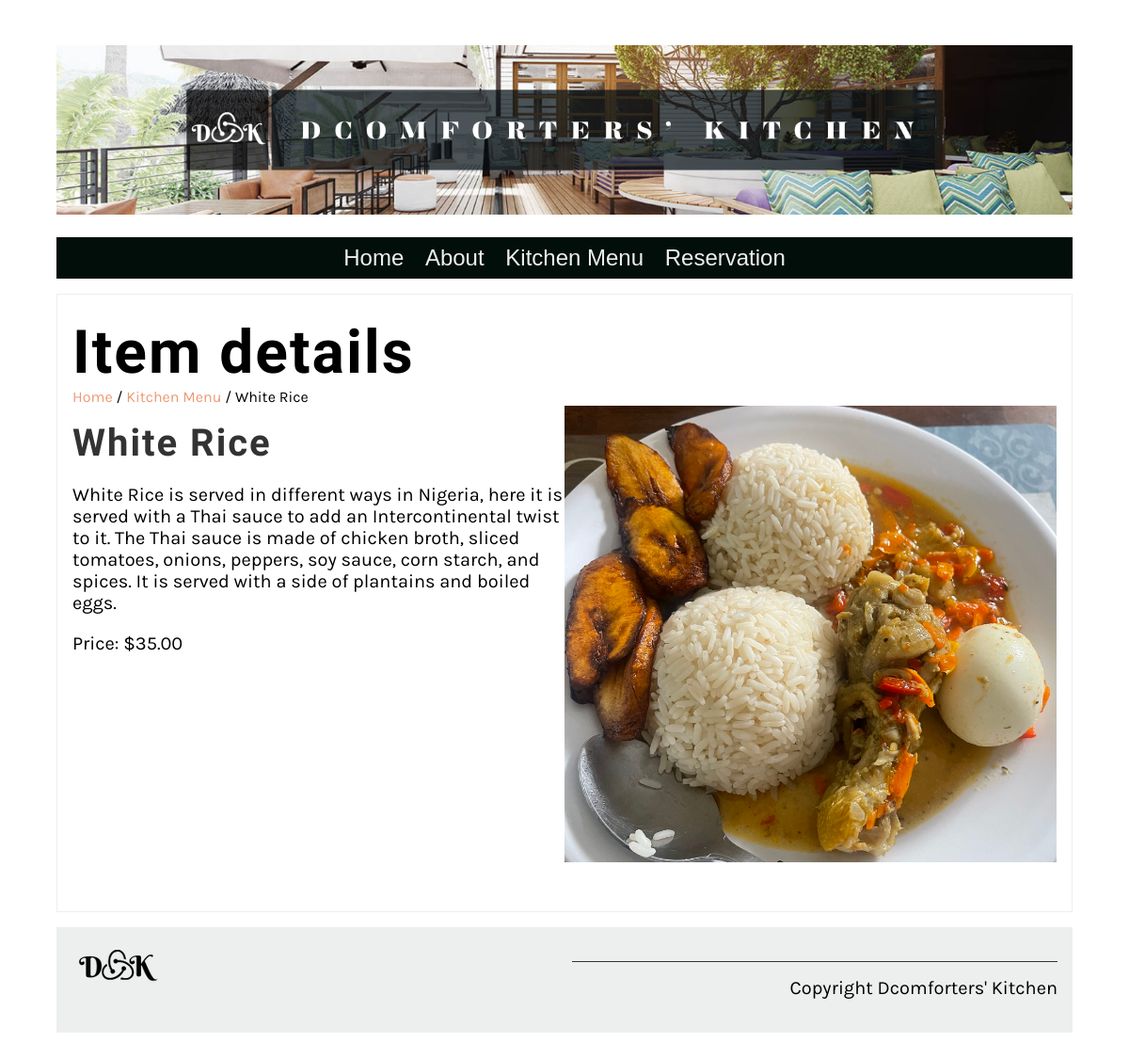
The app's page /kitchen/menu_details/8, older data.
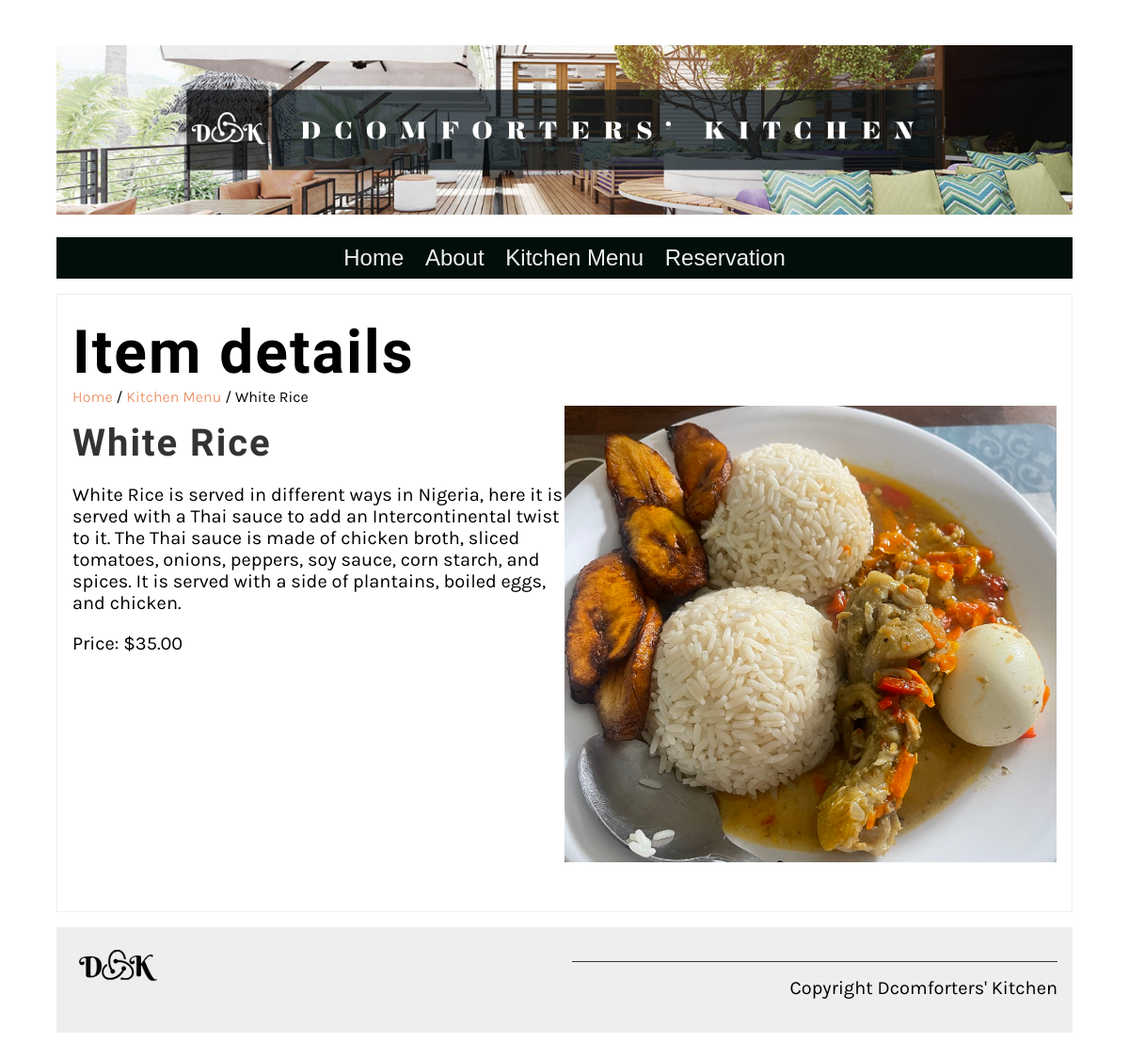
The same page, newer data.
### newapp/models.py (models this page shows, shortened)
class Menu(models.Model):
    food_name = models.CharField(max_length=100)
    cuisine = models.CharField(max_length=100)
    item_description = models.TextField(max_length=1000, default='')
    price = models.DecimalField(max_digits=10, decimal_places=2, null=True, blank=True)
    prep_time = models.IntegerField(default=25)
    calories = models.IntegerField(default=1000)

### newapp/views.py (the view)
# urls.py: path('menu_details/<int:pk>', views.menu_details, name='menu_details'),
def menu_details(request, pk=None):
    if pk:
        menu_item = Menu.objects.get(pk=pk)
    else:
        menu_item = ''
    return render(request, 'menu_details.html', {"menu_item" : menu_item})

### newapp/templates/menu_details.html
{% extends 'base.html' %}
{% load static %}
{% block content %}
<section>
    <article>
        <h1>Item details</h1>
        <span>
            <a href="{% url 'home' %}">Home</a> /
            <a href="{% url 'kitchen' %}">Kitchen Menu</a> /
            {{ menu_item.food_name }}
        </span>
        <div class="row">
            <div class="column">
                <h2>
                    {{ menu_item.food_name }}
                </h2>
                <p>
                    {{ menu_item.item_description }}
                </p>
                <p>
                    Price: ${{ menu_item.price }}
                </p>
            </div>
            <div class="column">
                <img src="/static/img/menu_items/{{menu_item.food_name}}.jpg" alt="{{ menu_item.food_name}}" />
            </div>
        </div>
    </article>
</section>
{% endblock %}

### newapp/templates/base.html (shortened to what this page needs)
{% load static %}
<!DOCTYPE html>
<html lang="en">
  <head>
    <link
      rel="preload"
      as="style"
      href="{% static 'css/style.css' %}"
      onload="this.rel = 'stylesheet'"
    />
  </head>
  <body>
    {% include 'partials/_header.html' %}
    <main>{% block content %} {% endblock %}</main>
    {% include 'partials/_footer.html' %}
  </body>
</html>

### newapp/templates/partials/_header.html
{% load static %}
<header>
  <img src="{% static 'img/banner.png' %}" />
</header>
<nav>
  <ul>
    <li><a href="{% url 'home' %}">Home</a></li>
    <li><a href="{% url 'about' %}">About</a></li>
    <li><a href="{% url 'kitchen' %}">Kitchen Menu</a></li>
    <li><a href="{% url 'reservation' %}">Reservation</a></li>
  </ul>
</nav>

### newapp/templates/partials/_footer.html
{% load static %}
<footer>
    <article>
        <img src="{% static 'img/DK_logo.png' %}" />
    </article>
    <article>
        <p>Copyright Dcomforters' Kitchen</p>
    </article>
</footer>

### newapp/static/css/style.css (style rules this page uses)
body { font-family: 'Karla', sans-serif; margin-top: 3rem; margin-bottom: 3rem; margin-left: 5%; margin-right: 5%; }
h1, h2, h3, h4, h5, h6 { font-family: 'Markazi Text', serif; letter-spacing: 2px;; }
h1 { font-size: 4rem; margin-top: 1.5rem; margin-bottom: 0; }
h2 { font-size: 2.5rem; color: #333333; margin:1rem 0; }
p, ul { font-size: 1.25rem;; }
a { color: #EE9972; text-decoration: none; }
header img { display: block; margin-left: auto; margin-right: auto; max-width: 100%; height: auto; }
nav { background-color: #020e0a; margin-top: 1rem; margin-bottom: 1rem; margin-bottom: 0px; }
nav ul { list-style: none; font-size: 1.5rem; font-family: sans-serif; text-align: center; padding-inline-start: 0rem; margin-bottom: 0px; }
nav ul li { display: inline-block; margin: 0.5rem; }
nav ul a { color: #EDEFEE; text-decoration: none; }
section { display: flex; gap: 2rem 1rem; margin-top: 1rem; margin-bottom: 1rem; flex-direction: row; }
article { flex:1; }
article img { max-width: 100%; }
main article { border: 1px solid #EDEFEE; padding-left: 1rem; padding-right: 1rem; }
footer { background-color: #EDEFEE; padding: 1rem; display: flex; gap: 2rem 1rem; }
footer img { max-width: 50%; }
footer p { border-top: #333333; border-style: solid; border-width: 0.1rem; border-bottom: none; border-left: none; border-right: none; text-align: right; padding-top: 1rem;; }
.row { display: flex; flex-direction: row; width: 100%; padding-bottom: 1rem; }
.column { flex-basis: 50%; margin-bottom: 1rem; padding-bottom: 1rem; }

Row changes from the older to the newer data that the page shows:
changed Menu "White Rice": item_description "…with a side of plantains and boiled eggs." → "…with a side of plantains, boiled eggs, and chicken."
